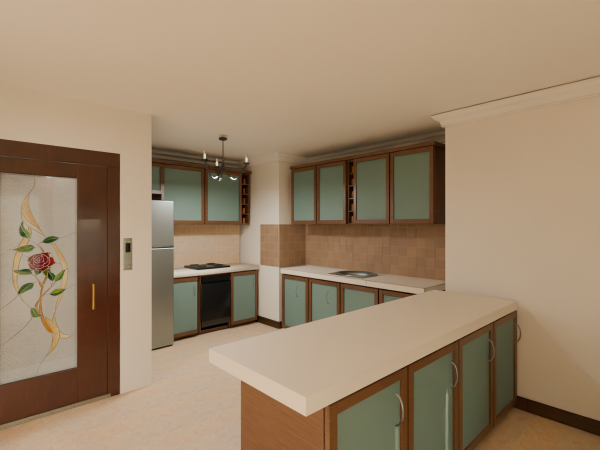
#> input picture teslim-tur10/kontrol/render_01.png, 1200 x 900 px, found by its file name (shown at 1/2 size); its folder holds 4 pictures in this run
$ python tur10-adim09-web-gorsel.py
#> lines starting #> are read from the running program, lines starting #| are printed output that depends on the picture
from pathlib import Path
from PIL import Image,ImageDraw,ImageFont
import numpy as np,json
W=Path(r'C:\Users\yigit\angora-tur10');D=Path(r'C:\Users\yigit\angora-git\teslim-tur10/web');metrics=[]
font=ImageFont.truetype(r'C:\Windows\Fonts\arial.ttf',25)
for f in [1,2,18,21,34,40]:
 a=Image.open(W/f'adim09/kontrol/render_{f:02d}.png').convert('RGB');b=Image.open(W/f'adim09/web-calisma/reload/render_{f:02d}.png').convert('RGB');out=Image.new('RGB',(a.width*2,a.height+50),'#202020');out.paste(a,(0,50));out.paste(b,(a.width,50));d=ImageDraw.Draw(out);d.text((16,12),f'{f:02d} | .BLEND / AYNI KAMERA + IŞIK + POZLAMA',font=font,fill='white');d.text((a.width+16,12),'GLB / BOŞ SAHNEYE GERİ YÜKLEME',font=font,fill='white');out.save(D/f'web_dogrulama_{f:02d}.jpg',quality=96)
#> after `out = Image.new('RGB', (a.width * 2, a.height + 50), '#202020')`: out: PIL image 2400x950 RGB; every value is 32
#> after `out.paste(a, (0, 50))`:
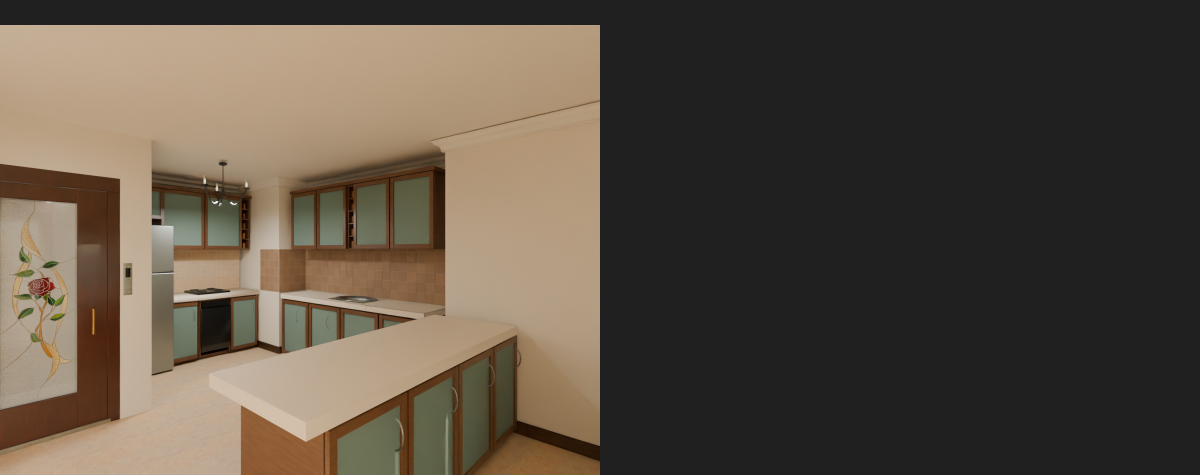
#> out: PIL image 2400x950 RGB (shown at 1/2 size); mean R, G, B 90, 79.6, 67.6
#> after `out.paste(b, (a.width, 50))`:
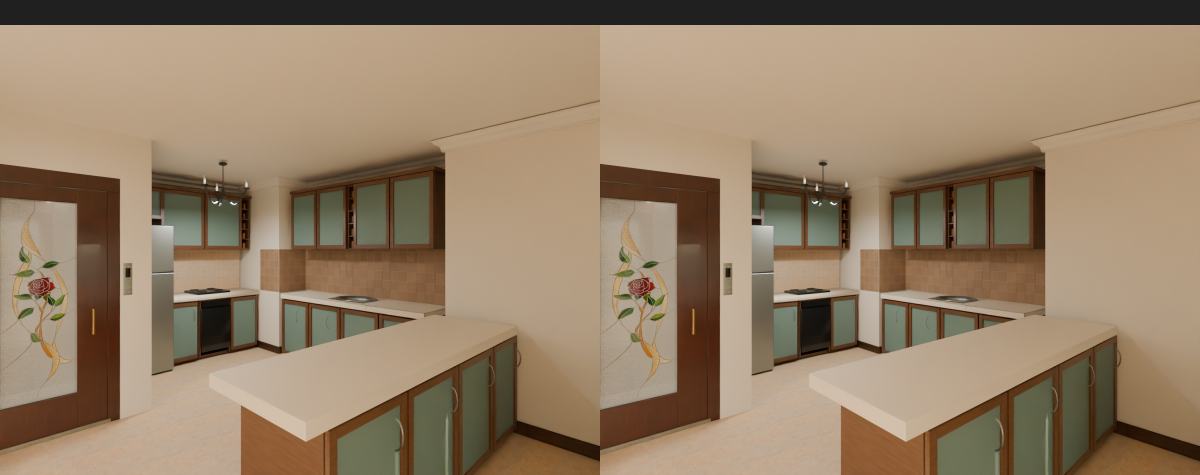
#> out: PIL image 2400x950 RGB (shown at 1/2 size); mean R, G, B 147.9, 127.2, 103.1
#> after `a = Image.open(W / f'adim09/kontrol/render_{f:02d}.png').convert('RGB'`:
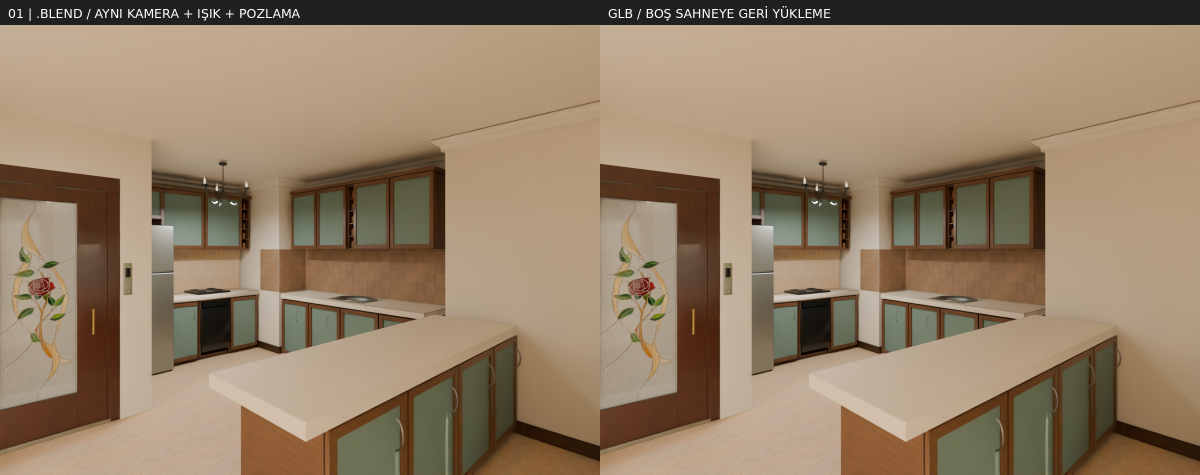
#> saved as web_dogrulama_01.jpg: PIL image 2400x950 RGB (shown at 1/2 size); mean R, G, B 148.5, 127.7, 103.6
 diff=np.abs(np.array(a).astype(float)-np.array(b).astype(float));metrics.append(dict(foto=f,ortalama_mutlak_rgb_farki=float(diff.mean()),yuzde95_rgb_farki=float(np.percentile(diff,95)),rgb20_ustu_piksel_orani=float((diff.max(2)>20).mean()),aciklama='Denoise, 2048px yeniden örnekleme ve GLTF shader dönüşümü nedeniyle bit eşitliği beklenmez; kamera/ışık/pozlama aynıdır.'))
#> after `diff = np.abs(np.array(a).astype(float) - np.array(b).astype(float))`: diff: shape (900, 1200, 3) float64; every value is 0
#> pass 2 of the loop `for f in [1,2,18,21,34,40]:`:
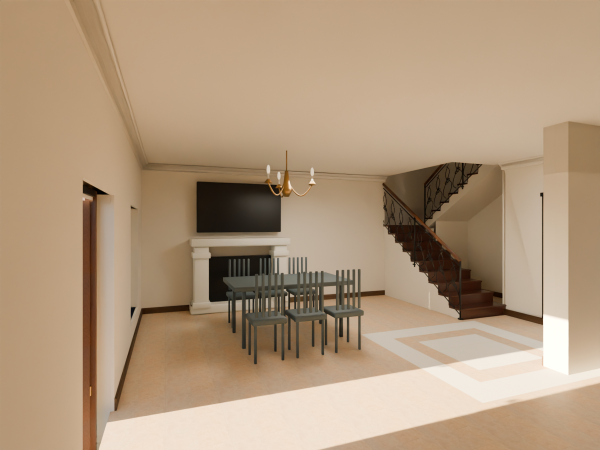
#> input picture teslim-tur10/kontrol/render_02.png, 1200 x 900 px, found by its file name (shown at 1/2 size)
#> `out.paste(a, (0, 50))`:
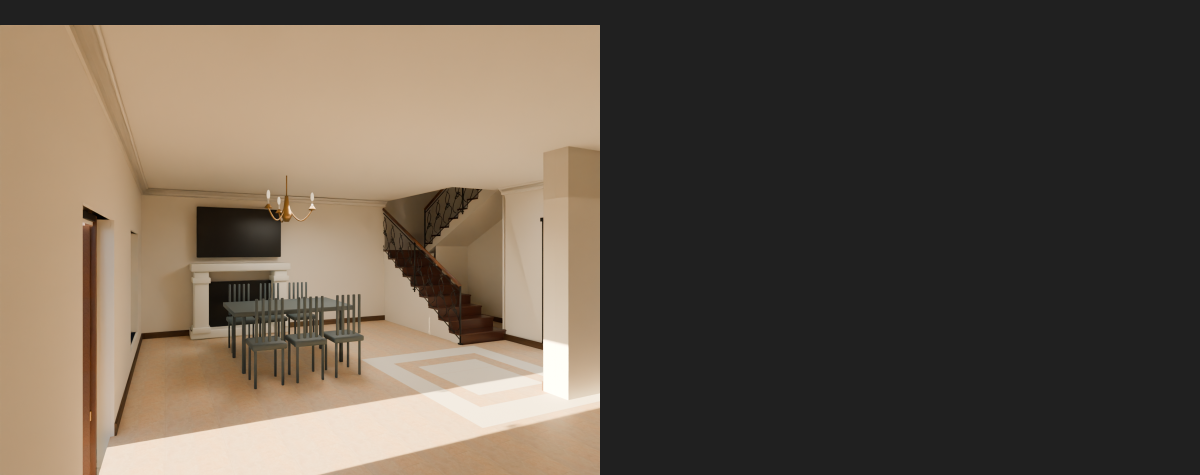
#> out: PIL image 2400x950 RGB (shown at 1/2 size); mean R, G, B 100.1, 88.5, 76
#> `a = Image.open(W / f'adim09/kontrol/render_{f:02d}.png').convert('RGB'`:
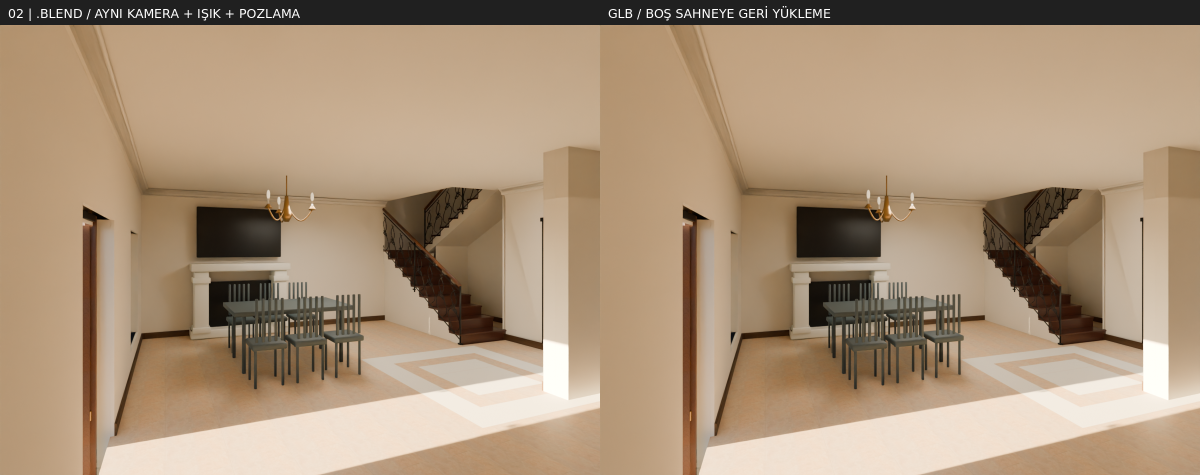
#> saved as web_dogrulama_02.jpg: PIL image 2400x950 RGB (shown at 1/2 size); mean R, G, B 168.8, 145.6, 120.6
#> (the run stopped early here; a loop or call above may not have finished)
